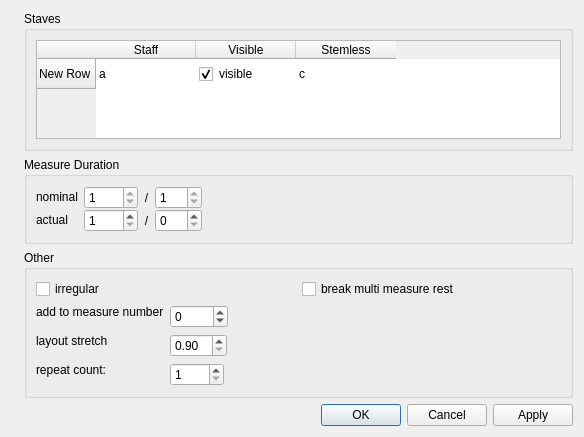
<?xml version="1.0" encoding="UTF-8"?>
<ui version="4.0">
 <class>MeasurePropertiesBase</class>
 <widget class="QDialog" name="MeasurePropertiesBase">
  <property name="windowModality">
   <enum>Qt::WindowModal</enum>
  </property>
  <property name="geometry">
   <rect>
    <x>0</x>
    <y>0</y>
    <width>584</width>
    <height>437</height>
   </rect>
  </property>
  <property name="windowTitle">
   <string>MuseScore: Measure Properties</string>
  </property>
  <layout class="QVBoxLayout" name="verticalLayout_3">
   <item>
    <layout class="QHBoxLayout" name="horizontalLayout">
     <item>
      <widget class="QLabel" name="label_6">
       <property name="sizePolicy">
        <sizepolicy hsizetype="Fixed" vsizetype="Expanding">
         <horstretch>0</horstretch>
         <verstretch>0</verstretch>
        </sizepolicy>
       </property>
       <property name="text">
        <string/>
       </property>
       <property name="pixmap">
        <pixmap resource="mscore.qrc">:/data/bg1.jpg</pixmap>
       </property>
       <property name="scaledContents">
        <bool>true</bool>
       </property>
      </widget>
     </item>
     <item>
      <layout class="QVBoxLayout" name="verticalLayout_2">
       <item>
        <widget class="QGroupBox" name="groupBox_3">
         <property name="title">
          <string>Staves</string>
         </property>
         <property name="flat">
          <bool>true</bool>
         </property>
         <layout class="QVBoxLayout" name="verticalLayout">
          <item>
           <widget class="QTableWidget" name="staves">
            <property name="alternatingRowColors">
             <bool>true</bool>
            </property>
            <property name="selectionMode">
             <enum>QAbstractItemView::NoSelection</enum>
            </property>
            <property name="selectionBehavior">
             <enum>QAbstractItemView::SelectRows</enum>
            </property>
            <property name="showGrid">
             <bool>false</bool>
            </property>
            <property name="cornerButtonEnabled">
             <bool>false</bool>
            </property>
            <row>
             <property name="text">
              <string>New Row</string>
             </property>
            </row>
            <column>
             <property name="text">
              <string>Staff</string>
             </property>
            </column>
            <column>
             <property name="text">
              <string>Visible</string>
             </property>
            </column>
            <column>
             <property name="text">
              <string>Stemless</string>
             </property>
            </column>
            <item row="0" column="0">
             <property name="text">
              <string>a</string>
             </property>
             <property name="checkState">
              <enum>Unchecked</enum>
             </property>
             <property name="flags">
              <set>ItemIsSelectable|ItemIsEnabled</set>
             </property>
            </item>
            <item row="0" column="1">
             <property name="text">
              <string>visible</string>
             </property>
             <property name="checkState">
              <enum>Checked</enum>
             </property>
            </item>
            <item row="0" column="2">
             <property name="text">
              <string>c</string>
             </property>
             <property name="checkState">
              <enum>Unchecked</enum>
             </property>
            </item>
           </widget>
          </item>
         </layout>
        </widget>
       </item>
       <item>
        <widget class="QGroupBox" name="groupBox">
         <property name="title">
          <string>Measure Duration</string>
         </property>
         <property name="flat">
          <bool>true</bool>
         </property>
         <layout class="QGridLayout">
          <property name="verticalSpacing">
           <number>0</number>
          </property>
          <item row="0" column="0">
           <widget class="QLabel" name="label">
            <property name="sizePolicy">
             <sizepolicy hsizetype="Preferred" vsizetype="Fixed">
              <horstretch>0</horstretch>
              <verstretch>0</verstretch>
             </sizepolicy>
            </property>
            <property name="text">
             <string>nominal</string>
            </property>
           </widget>
          </item>
          <item row="0" column="1">
           <widget class="QSpinBox" name="nominalZ">
            <property name="readOnly">
             <bool>true</bool>
            </property>
            <property name="minimum">
             <number>1</number>
            </property>
            <property name="maximum">
             <number>9999</number>
            </property>
           </widget>
          </item>
          <item row="0" column="2">
           <widget class="QLabel" name="label_3">
            <property name="text">
             <string>/</string>
            </property>
            <property name="alignment">
             <set>Qt::AlignCenter</set>
            </property>
           </widget>
          </item>
          <item row="1" column="0">
           <widget class="QLabel" name="label_2">
            <property name="sizePolicy">
             <sizepolicy hsizetype="Preferred" vsizetype="Fixed">
              <horstretch>0</horstretch>
              <verstretch>0</verstretch>
             </sizepolicy>
            </property>
            <property name="text">
             <string>actual</string>
            </property>
           </widget>
          </item>
          <item row="1" column="1">
           <widget class="QSpinBox" name="actualZ">
            <property name="minimum">
             <number>1</number>
            </property>
            <property name="maximum">
             <number>9999</number>
            </property>
           </widget>
          </item>
          <item row="1" column="2">
           <widget class="QLabel" name="label_4">
            <property name="text">
             <string>/</string>
            </property>
            <property name="alignment">
             <set>Qt::AlignCenter</set>
            </property>
           </widget>
          </item>
          <item row="0" column="5">
           <spacer>
            <property name="orientation">
             <enum>Qt::Horizontal</enum>
            </property>
            <property name="sizeHint" stdset="0">
             <size>
              <width>40</width>
              <height>20</height>
             </size>
            </property>
           </spacer>
          </item>
          <item row="1" column="3">
           <widget class="Awl::DenominatorSpinBox" name="actualN"/>
          </item>
          <item row="0" column="3">
           <widget class="QSpinBox" name="nominalN">
            <property name="readOnly">
             <bool>true</bool>
            </property>
            <property name="minimum">
             <number>1</number>
            </property>
            <property name="maximum">
             <number>256</number>
            </property>
           </widget>
          </item>
         </layout>
        </widget>
       </item>
       <item>
        <widget class="QGroupBox" name="groupBox_2">
         <property name="sizePolicy">
          <sizepolicy hsizetype="Preferred" vsizetype="Expanding">
           <horstretch>0</horstretch>
           <verstretch>0</verstretch>
          </sizepolicy>
         </property>
         <property name="minimumSize">
          <size>
           <width>0</width>
           <height>0</height>
          </size>
         </property>
         <property name="title">
          <string>Other</string>
         </property>
         <property name="flat">
          <bool>true</bool>
         </property>
         <layout class="QGridLayout" name="gridLayout">
          <item row="0" column="0">
           <widget class="QCheckBox" name="irregular">
            <property name="toolTip">
             <string>do not count</string>
            </property>
            <property name="text">
             <string>irregular</string>
            </property>
           </widget>
          </item>
          <item row="0" column="1">
           <widget class="QCheckBox" name="breakMultiMeasureRest">
            <property name="text">
             <string>break multi measure rest</string>
            </property>
           </widget>
          </item>
          <item row="1" column="0">
           <layout class="QFormLayout" name="formLayout">
            <property name="sizeConstraint">
             <enum>QLayout::SetDefaultConstraint</enum>
            </property>
            <property name="fieldGrowthPolicy">
             <enum>QFormLayout::FieldsStayAtSizeHint</enum>
            </property>
            <item row="0" column="0">
             <widget class="QLabel" name="label_7">
              <property name="sizePolicy">
               <sizepolicy hsizetype="Preferred" vsizetype="Fixed">
                <horstretch>0</horstretch>
                <verstretch>0</verstretch>
               </sizepolicy>
              </property>
              <property name="text">
               <string>add to measure number</string>
              </property>
             </widget>
            </item>
            <item row="0" column="1">
             <widget class="QSpinBox" name="measureNumberOffset">
              <property name="minimum">
               <number>-9999</number>
              </property>
              <property name="maximum">
               <number>9999</number>
              </property>
             </widget>
            </item>
            <item row="1" column="0">
             <widget class="QLabel" name="label_8">
              <property name="sizePolicy">
               <sizepolicy hsizetype="Preferred" vsizetype="Fixed">
                <horstretch>0</horstretch>
                <verstretch>0</verstretch>
               </sizepolicy>
              </property>
              <property name="text">
               <string>layout stretch</string>
              </property>
             </widget>
            </item>
            <item row="1" column="1">
             <widget class="QDoubleSpinBox" name="layoutStretch">
              <property name="minimum">
               <double>0.900000000000000</double>
              </property>
              <property name="singleStep">
               <double>0.200000000000000</double>
              </property>
             </widget>
            </item>
            <item row="2" column="0">
             <widget class="QLabel" name="label_5">
              <property name="sizePolicy">
               <sizepolicy hsizetype="Preferred" vsizetype="Fixed">
                <horstretch>0</horstretch>
                <verstretch>0</verstretch>
               </sizepolicy>
              </property>
              <property name="text">
               <string>repeat count:</string>
              </property>
             </widget>
            </item>
            <item row="2" column="1">
             <widget class="QSpinBox" name="count">
              <property name="minimum">
               <number>1</number>
              </property>
              <property name="maximum">
               <number>9999</number>
              </property>
             </widget>
            </item>
           </layout>
          </item>
         </layout>
        </widget>
       </item>
       <item>
        <widget class="QDialogButtonBox" name="buttonBox">
         <property name="orientation">
          <enum>Qt::Horizontal</enum>
         </property>
         <property name="standardButtons">
          <set>QDialogButtonBox::Apply|QDialogButtonBox::Cancel|QDialogButtonBox::Ok</set>
         </property>
        </widget>
       </item>
      </layout>
     </item>
    </layout>
   </item>
  </layout>
 </widget>
 <customwidgets>
  <customwidget>
   <class>Awl::DenominatorSpinBox</class>
   <extends>QSpinBox</extends>
   <header>awl/denomspinbox.h</header>
  </customwidget>
 </customwidgets>
 <resources>
  <include location="mscore.qrc"/>
 </resources>
 <connections>
  <connection>
   <sender>buttonBox</sender>
   <signal>accepted()</signal>
   <receiver>MeasurePropertiesBase</receiver>
   <slot>accept()</slot>
   <hints>
    <hint type="sourcelabel">
     <x>248</x>
     <y>254</y>
    </hint>
    <hint type="destinationlabel">
     <x>157</x>
     <y>274</y>
    </hint>
   </hints>
  </connection>
  <connection>
   <sender>buttonBox</sender>
   <signal>rejected()</signal>
   <receiver>MeasurePropertiesBase</receiver>
   <slot>reject()</slot>
   <hints>
    <hint type="sourcelabel">
     <x>316</x>
     <y>260</y>
    </hint>
    <hint type="destinationlabel">
     <x>286</x>
     <y>274</y>
    </hint>
   </hints>
  </connection>
 </connections>
</ui>
